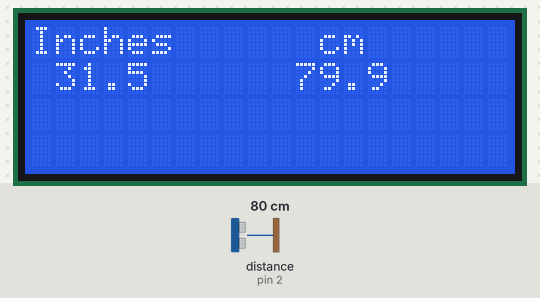
Bench run of a program on a simulated Arduino Uno, built with avr-gcc and run on an emulated ATmega328P. Parts: 20×4 character LCD. Wiring (from diagram.json): ultrasonic range finder: trigger pin 3; echo pin 2. Inputs (shaded band) come from the test bench; at power-on: distance to the obstacle (sensor on pin 2) 80 cm. The echo pulse lasts 58.3 µs per cm.

Above: at 4.2 s.
4.3 s: distance to the obstacle (sensor on pin 2) set to 2 cm
At 5.8 s:
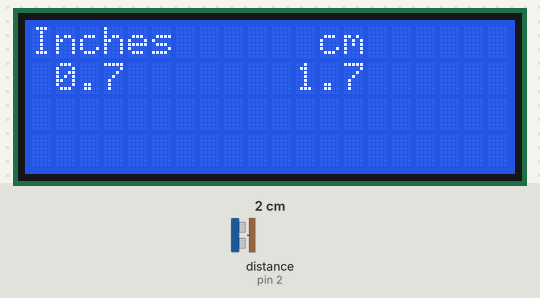
10.3 s: distance to the obstacle (sensor on pin 2) set to 4 cm
At 11.7 s:
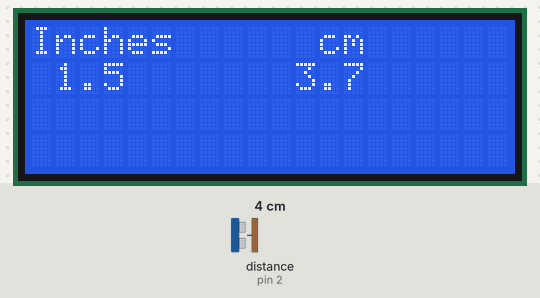
14.6 s: distance to the obstacle (sensor on pin 2) set to 9 cm
At 16.4 s:
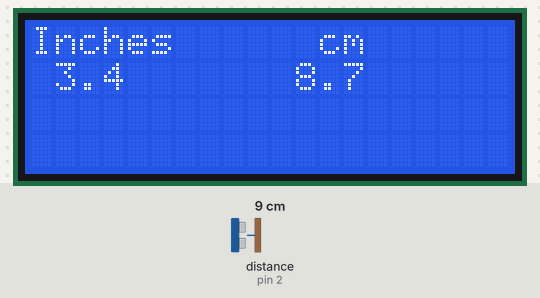
Timing chart, 0 to 17.9 s (numbered marks = the images above; inputs shaded):
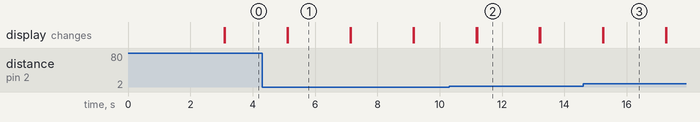

Measured:
- after the input at 4.3 s, the display: first differs from a run without the input after 0.83 s (image 1)
- after the input at 10.3 s, the display: first differs from a run without the input after 0.90 s (image 2)
- after the input at 14.6 s, the display: first differs from a run without the input after 0.64 s (image 3)
- what the display in image 1 shows lasts 2.0 s, from 5.1 s to 7.1 s

The program:

main.cpp
```cpp
#include <Arduino.h>

#include <LiquidCrystal_I2C.h>

LiquidCrystal_I2C lcd(0x27,20,4);

float cm;
float inches;

long readUltrasonicDistance(int triggerPin, int echoPin)
{
	pinMode(triggerPin, OUTPUT);
	digitalWrite(triggerPin, LOW);
	delayMicroseconds(2);
	digitalWrite(triggerPin, HIGH);
	delayMicroseconds(10);
	digitalWrite(triggerPin, LOW);
	pinMode(echoPin, INPUT);
	return pulseIn(echoPin, HIGH);
}

void setup()
{
  Serial.begin(9600);
  lcd.init();
  lcd.backlight();
  lcd.print("--> Distance <--");
	delay(3000);
	lcd.clear();
}

void loop()
{
  cm = 0.0344/2 * readUltrasonicDistance(3, 2);
	inches = (cm / 2.54);
  /*
	Serial.print("Inches ");
	Serial.print(inches, 1);
	Serial.print("\t");
  Serial.print("cm ");
	Serial.println(cm, 1);
	*/
	lcd.setCursor(0,0);
	lcd.print("Inches");
	lcd.setCursor(4,0);
	lcd.setCursor(12,0);
	lcd.print("cm");
	lcd.setCursor(1,1);
	lcd.print(inches, 1);
	lcd.setCursor(11,1);
	lcd.print(cm, 1);
	lcd.setCursor(14,1);
	delay(2000);
	lcd.clear();
}
```
